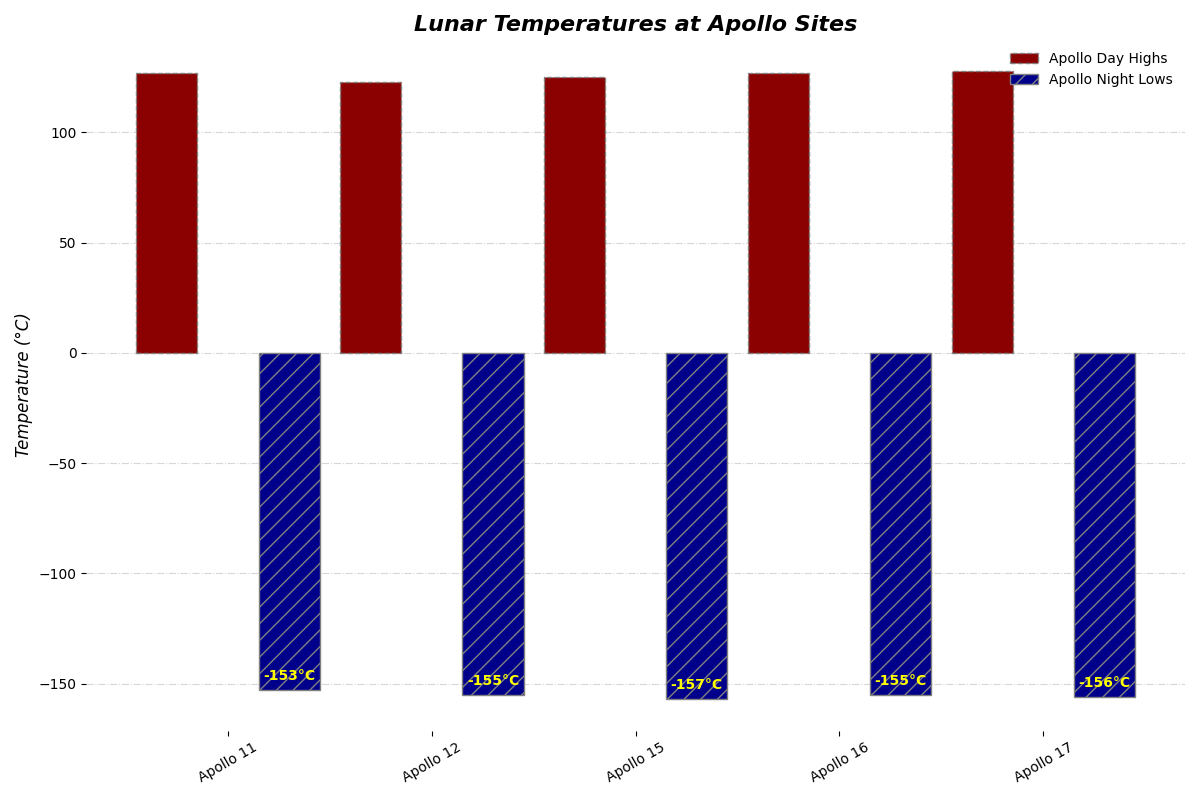

Write Python code to recreate this figure.
import matplotlib.pyplot as plt
import numpy as np

# Removed Apollo 14 mission from the data
missions = ['Apollo 11', 'Apollo 12', 'Apollo 15', 'Apollo 16', 'Apollo 17']
daytime_highs = np.array([127, 123, 125, 127, 128])
nighttime_lows = np.array([-153, -155, -157, -155, -156])

fig, ax = plt.subplots(figsize=(12, 8))

width = 0.3
x_pos = np.arange(len(missions))

bars_day = ax.bar(x_pos - width, daytime_highs, width,
                  label='Apollo Day Highs', color='darkred', edgecolor='gray', linestyle='--')
bars_night = ax.bar(x_pos + width, nighttime_lows, width,
                    label='Apollo Night Lows', color='darkblue', edgecolor='gray', hatch='//')

ax.set_ylabel('Temperature (°C)', fontsize=12, fontstyle='italic')
ax.set_title('Lunar Temperatures at Apollo Sites', fontsize=16, fontweight='bold', fontstyle='italic')
ax.set_xticks(x_pos)
ax.set_xticklabels(missions, fontsize=10, rotation=30)
ax.legend(frameon=False)

def add_bar_labels(bars, color='black'):
    for bar in bars:
        height = bar.get_height()
        ax.annotate(f'{height}°C', 
                    xy=(bar.get_x() + bar.get_width() / 2, height),
                    xytext=(0, 5), 
                    textcoords="offset points",
                    ha='center', va='bottom', color=color, fontsize=10, fontweight='bold')

add_bar_labels(bars_day, color='white')  
add_bar_labels(bars_night, color='yellow')

ax.yaxis.grid(True, linestyle='-.', alpha=0.5)
ax.set_axisbelow(True)

for spine in ax.spines.values():
    spine.set_visible(False)

plt.tight_layout()
plt.show()
